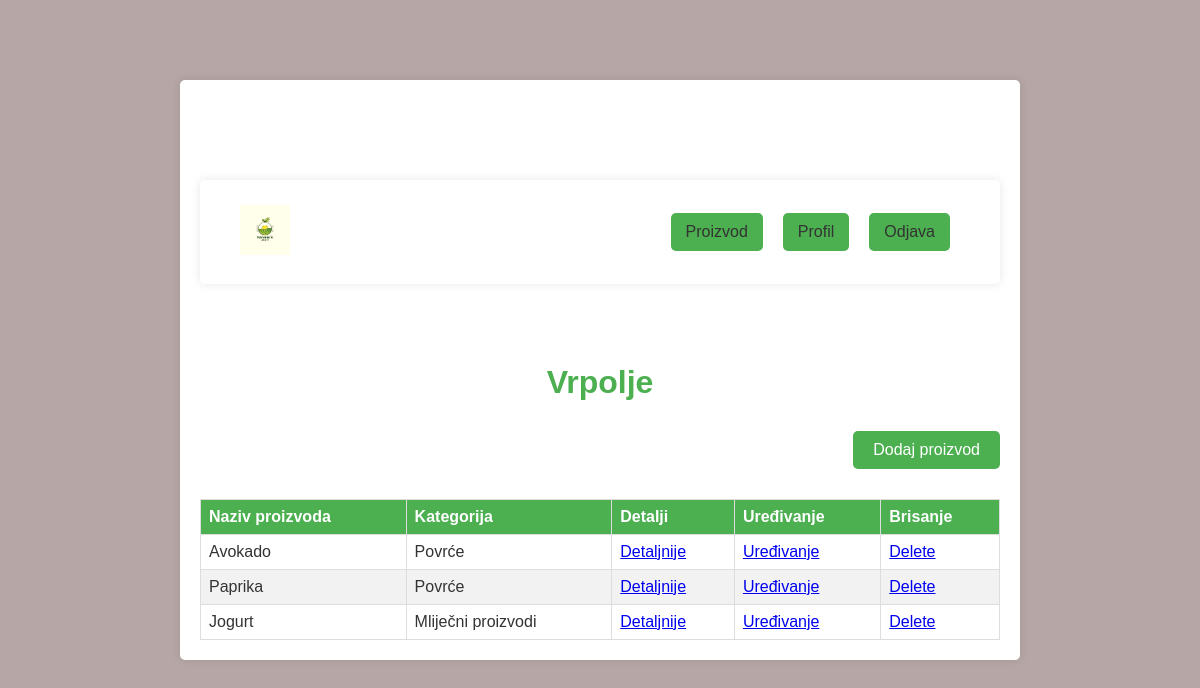
The app's page /list_products (signed in), older data.
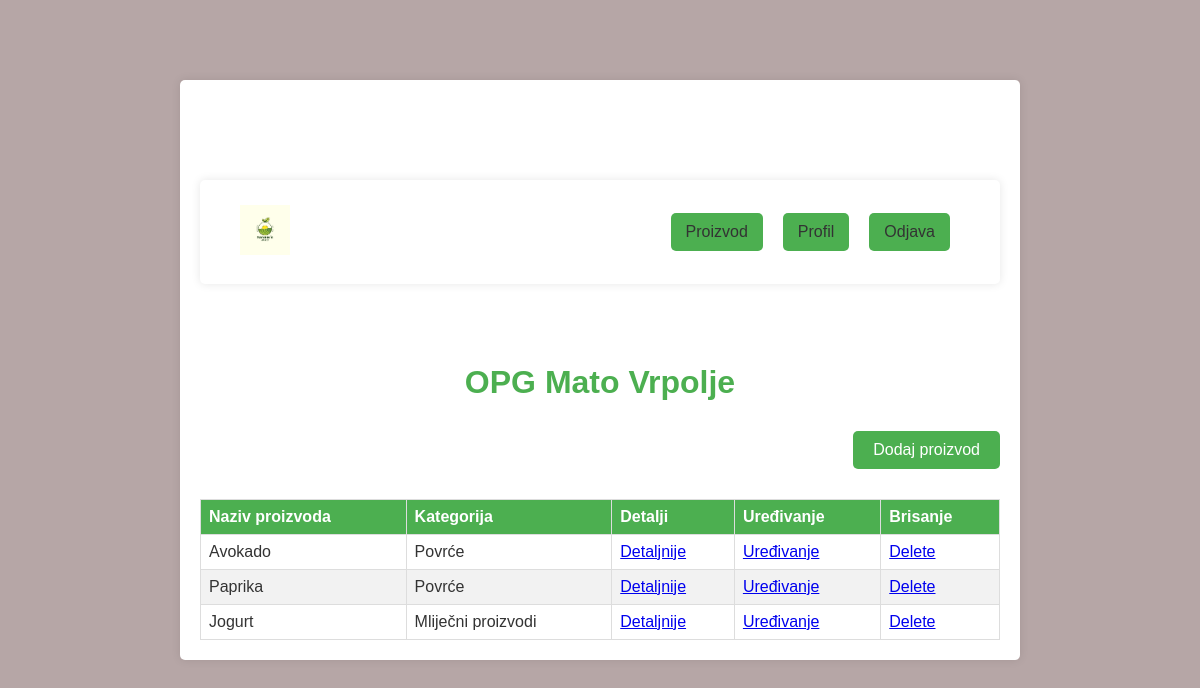
The same page, newer data.
### farmapp/models.py (models this page shows, shortened)
class Farm(models.Model):
    user = models.OneToOneField(User, on_delete=models.CASCADE)
    ime = models.CharField("Ime", max_length=30)
    prezime = models.CharField("Prezime", max_length=30)
    naziv_opg = models.CharField("Naziv OPG-a", max_length=100)
    adresa = models.CharField(max_length=255)
    telefon = models.IntegerField("Telefon")
    email = models.EmailField()
    email_potvrda = models.EmailField()

### farmapp/views.py (the view)
# urls.py: path('list_products', views.list_products, name="list_products"),
@login_required
def list_products(request):
    user_profile = Farm.objects.get(user=request.user)
    products = Product.objects.filter(farm=user_profile)
    return render(request, 'farmapp/product_list.html', {'products': products, 'user_profile': user_profile})

### farmapp/templates/farmapp/product_list.html (shortened to what this page needs)
{% extends 'farmapp/main.html' %}
{% load static %}
{% block site_css %}<link rel="stylesheet" href="{% static 'farmapp/product_list.css' %}">{% endblock %}
{% block content %}
{% include 'farmapp/header.html' %}
    {% if user_profile %}
        <h1 class="prodlist__name">{{ user_profile.naziv_opg }}</h1>
    {% else %}
        <h1>Opg ne postoji</h1>
    {% endif %}
    <div class="prodlist__addprod">
        <a href="{% url 'add_product' %}">Dodaj proizvod</a>
    </div>
    <table>
        <thead>
            <tr>
                <th>Naziv proizvoda</th>
                <th>Kategorija</th>
                <th>Detalji</th>
                <th>Uređivanje</th>
                <th>Brisanje</th>
            </tr>
        </thead>
        <tbody>
            {% for product in products %}
            <tr>
                <td>{{ product.name }}</td>
                <td>{{ product.get_category_display }}</td>
                <td><a href="{% url 'product_details' product.id %}">Detaljnije</a></td>
                <td><a href="{% url 'edit_product' product.id %}">Uređivanje</a></td>
                <td><a href="{% url 'delete_product' product.id %}" class="delete-link" onclick="return confirmDelete()">Delete</a></td>
            </tr>
            {% empty %}
            <tr>
                <td colspan="3">No products available.</td>
            </tr>
            {% endfor %}
        </tbody>
    </table>
{% endblock %}

Row changes from the older to the newer data that the page shows:
changed Farm: naziv_opg "Vrpolje" → "OPG Mato Vrpolje"
